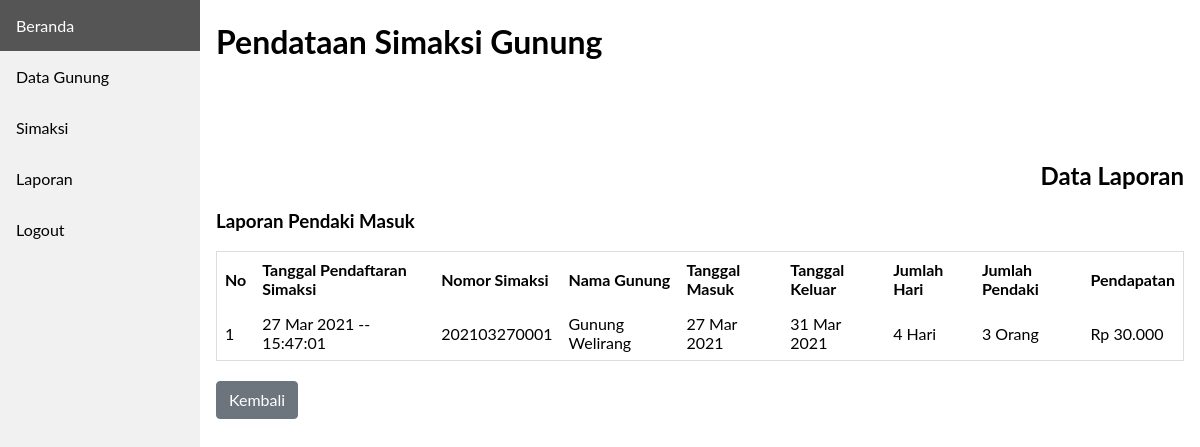
Before: /frontend/laporan/laporan_masuk.php with the older database file.
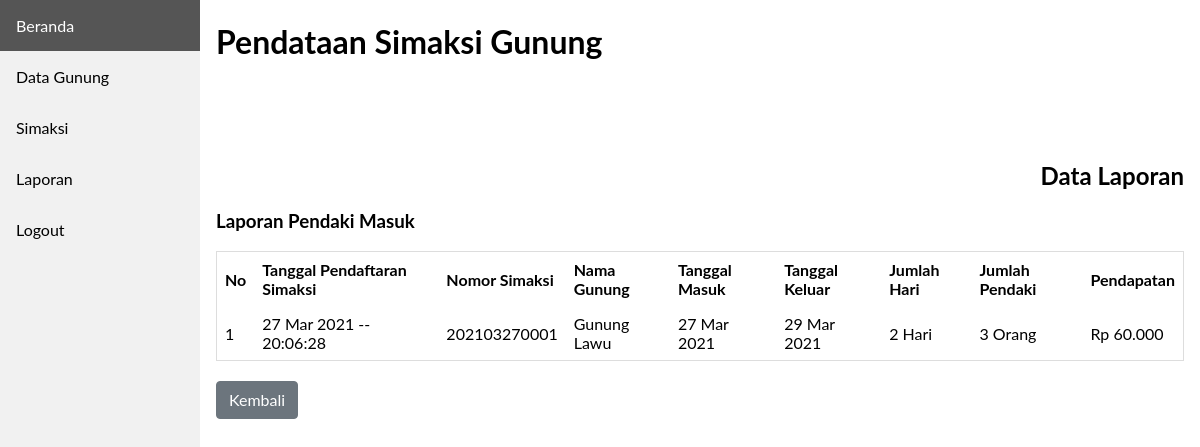
After: the same page with the newer database file.
### tables this page shows
CREATE TABLE `laporan` (
  `id_laporan` int(11) NOT NULL,
  `tgl_simaksi` datetime NOT NULL,
  `lprn_tgl_keluar` datetime DEFAULT NULL,
  `nomor_simaksi` varchar(30) NOT NULL,
  `gunung_id` varchar(9) NOT NULL,
  `laporan_tgl_masuk` date NOT NULL,
  `laporan_tgl_keluar` date NOT NULL,
  `laporan_jml_hari` varchar(10) NOT NULL,
  `jumlah_pendaki` int(10) NOT NULL,
  `total_biaya` decimal(10,0) NOT NULL,
  `lprn_status_pendakian` varchar(20) NOT NULL
);

CREATE TABLE `data_gunung` (
  `id_gunung` int(11) NOT NULL,
  `nama_gunung` varchar(100) NOT NULL,
  `mdpl` varchar(20) NOT NULL,
  `alamat_gunung` text NOT NULL,
  `unit_htm` int(100) NOT NULL,
  `satuan_htm` varchar(100) NOT NULL,
  `htm` int(20) NOT NULL
);

### frontend/laporan/laporan_masuk.php (the view, shortened to what this page needs)
<!DOCTYPE html>
<html>
<head>
  <link rel="stylesheet" href="../../css/style.css">
</head>
<body>
<?php
  include '../../frontend/layouts/sidebar.php';
  include '../../database/koneksi.php';
?>
<div class="content">
  <h1>Pendataan Simaksi Gunung</h1>
  <h2 class="teks-rata-kanan margin-top-100">Data Laporan</h2>
  <h3>Laporan Pendaki Masuk</h3>
  <div class="kotak-table">
    <table class="table-responsive">
      <tr>
        <th>No</th>
        <th>Tanggal Pendaftaran Simaksi</th>
        <th>Nomor Simaksi</th>
        <th>Nama Gunung</th>
        <th>Tanggal Masuk</th>
        <th>Tanggal Keluar</th>
        <th>Jumlah Hari</th>
        <th>Jumlah Pendaki</th>
        <th>Pendapatan</th>
      </tr>
      <?php
        $status         = "Masih Mendaki";
        $no             = 1;
        $selectLaporan  = "SELECT * FROM laporan INNER JOIN data_gunung ON laporan.gunung_id = data_gunung.id_gunung WHERE lprn_status_pendakian = '$status' ";
        $queryLaporan   = mysqli_query($host, $selectLaporan);
        while ($data  = mysqli_fetch_assoc($queryLaporan) ) {
      ?>
      <tr>
        <td><?= $no++ ?></td>
        <td><?= date('d M Y -- H:i:s', strtotime($data['tgl_simaksi'])) ?></td>
        <td><?= $data['nomor_simaksi'] ?></td>
        <td><?= $data['nama_gunung'] ?></td>
        <td><?= date('d M Y', strtotime($data['laporan_tgl_masuk'])) ?></td>
        <td><?= date('d M Y', strtotime($data['laporan_tgl_keluar'])) ?></td>
        <td><?= $data['laporan_jml_hari'] ?></td>
        <td><?= $data['jumlah_pendaki'] . " " . "Orang" ?></td>
        <td><?= "Rp " . number_format($data['total_biaya'],0,',','.') ?></td>
      </tr>
      <?php } ?>
    </table>
  </div>
  <a href="index.php?page=laporan" class="tmbl tmbl-abu-abu margin-20-0">
    Kembali
  </a>
</div>
</body>
</html>

### frontend/layouts/sidebar.php
<div class="sidebar">
  <a class="<?php if($_GET['page'] == 'beranda'){  ?>active <?php }?>" href="/PendataanSimaksiGunung/beranda.php?page=beranda">Beranda</a>
  <a class="<?php if($_GET['page'] == 'datagunung'){  ?>active <?php }?>" href="/PendataanSimaksiGunung/frontend/data_gunung/index.php?page=datagunung">Data Gunung</a>
  <a class="<?php if($_GET['page'] == 'simaksi'){  ?>active <?php }?>" href="/PendataanSimaksiGunung/frontend/simaksi/index.php?page=simaksi">Simaksi</a>
  <a class="<?php if($_GET['page'] == 'laporan'){  ?>active <?php }?>" href="/PendataanSimaksiGunung/frontend/laporan/index.php?page=laporan">Laporan</a>
  <a href="/PendataanSimaksiGunung/backend/login/logout.php">Logout</a>
</div>

### css/style.css (style rules this page uses)
body { margin: 0; font-family: "Lato", sans-serif; }
.sidebar { margin: 0; padding: 0; width: 200px; background-color: #f1f1f1; position: fixed; height: 100%; overflow: auto; }
.sidebar a { display: block; color: black; padding: 16px; text-decoration: none; }
div.content { margin-left: 200px; padding: 1px 16px; height: 1000px; }
.kotak-table { overflow-x:auto !important; }
.table-responsive { border-collapse: collapse; border-spacing: 0; width: 100%; border: 1px solid #ddd; }
.table-responsive th, td { text-align: left; padding: 8px; }
.tmbl { text-decoration: none !important; display: inline-block; font-weight: 400; color: #212529; text-align: center; vertical-align: middle; cursor: pointer; -webkit-user-select: none; -moz-user-select: none; -ms-user-select: none; user-select: none; background-color: transparent; border: 1px solid transparent; padding: 0.375rem 0.75rem; font-size: 1rem; line-height: 1.5; border-radius: 0.25rem; transition: color 0.15s ease-in-out, background-color 0.15s ease-in-out, border-color 0.15s ease-in-out, box-shadow 0.15s ease-in-out; }
.tmbl-abu-abu { color: #fff; background-color: #6c757d; border-color: #6c757d; }
.teks-rata-kanan { text-align: right !important; }
.margin-top-100 { margin-top: 100px !important; }
.margin-20-0 { margin: 20px 0 !important; }

Changed rows visible on the page:
removed laporan: tgl_simaksi "27 Mar 2021 -- 15:47:01", nomor_simaksi "202103270001", data_gunung.nama_gunung "Gunung Welirang", laporan_tgl_masuk "27 Mar 2021", laporan_tgl_keluar "31 Mar 2021", laporan_jml_hari "4 Hari", jumlah_pendaki "3", total_biaya "30.000"
added laporan: tgl_simaksi "27 Mar 2021 -- 20:06:28", nomor_simaksi "202103270001", data_gunung.nama_gunung "Gunung Lawu", laporan_tgl_masuk "27 Mar 2021", laporan_tgl_keluar "29 Mar 2021", laporan_jml_hari "2 Hari", jumlah_pendaki "3", total_biaya "60.000"
